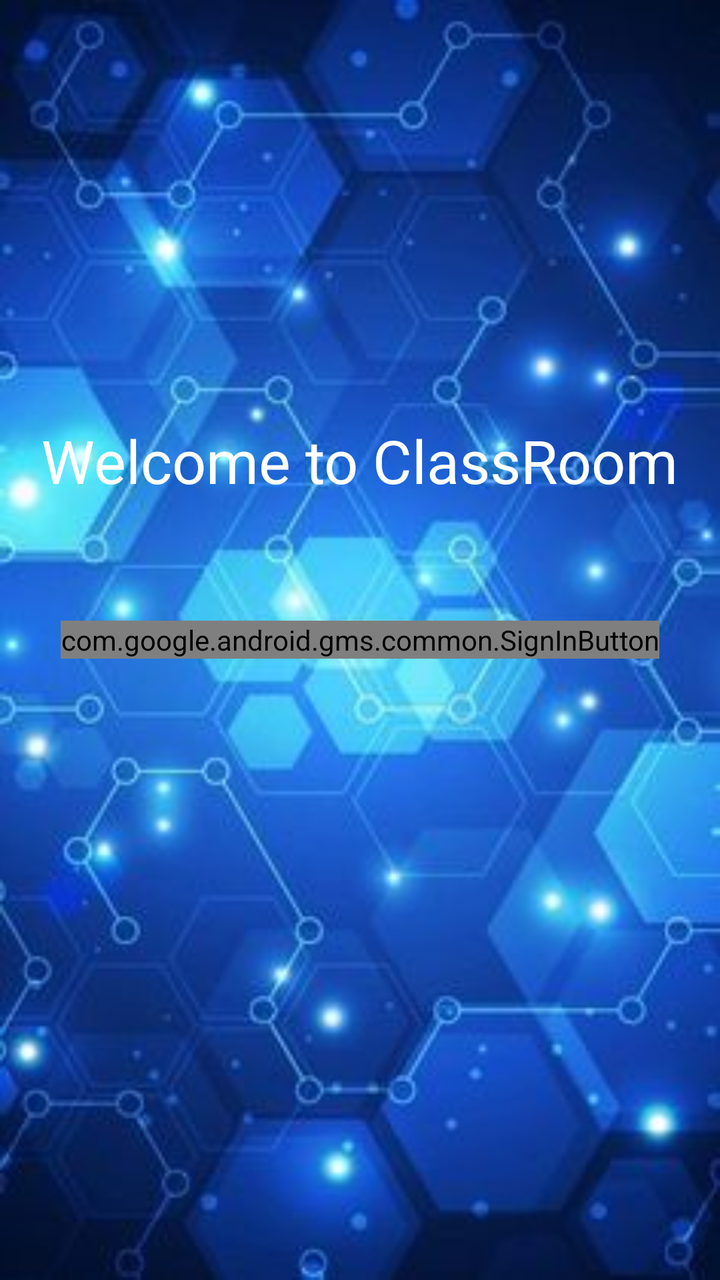
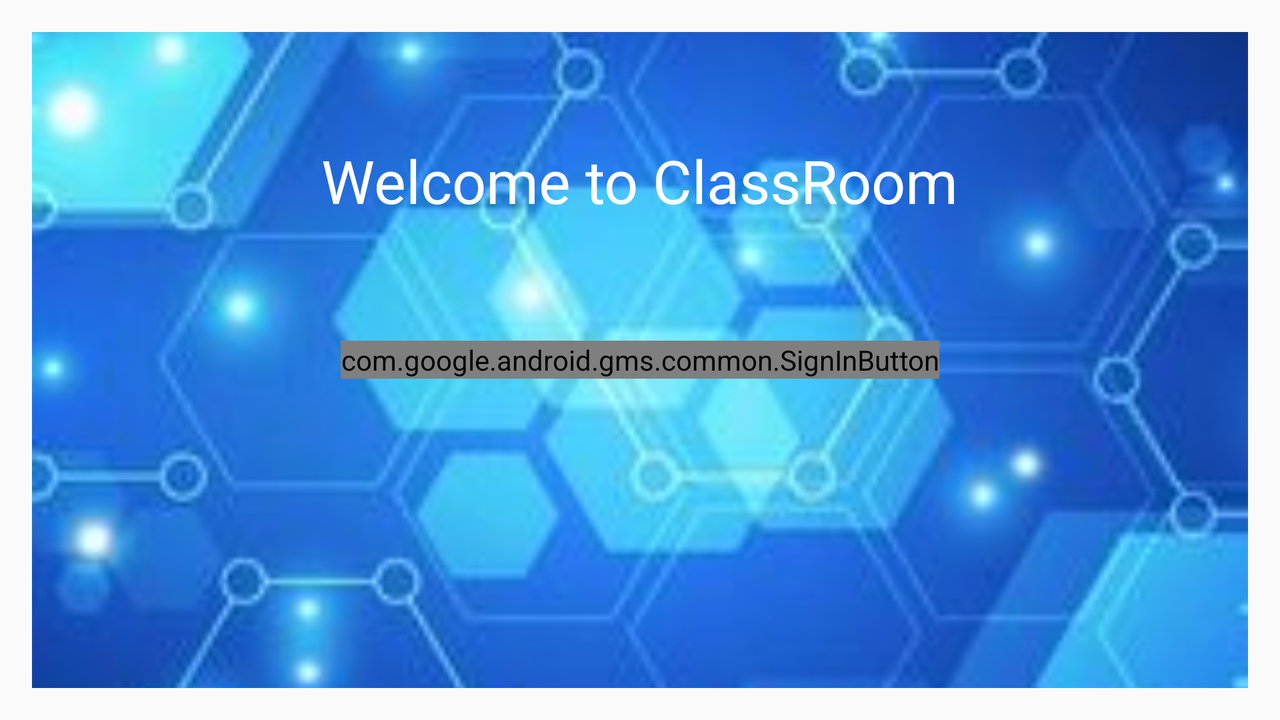

First picture: res/layout/ on a phone held upright. Second picture: the repository's own variant of that layout, on a device whose configuration matches the variant's folder. Source for both follows.
<!-- AndroidManifest.xml: activity theme AppTheme.NoActionBar -->
<!-- res/layout/login.xml -->
<?xml version="1.0" encoding="utf-8"?>
<RelativeLayout xmlns:android="http://schemas.android.com/apk/res/android"
    xmlns:tools="http://schemas.android.com/tools"
    android:id="@+id/activity_main"
    android:layout_width="match_parent"
    android:layout_height="match_parent"
    android:paddingBottom="@dimen/activity_vertical_margin"
    android:paddingLeft="@dimen/activity_horizontal_margin"
    android:paddingRight="@dimen/activity_horizontal_margin"
    android:paddingTop="@dimen/activity_vertical_margin"
    android:background="@drawable/background"
    tools:context=".LoginActivity">

    <com.google.android.gms.common.SignInButton
        android:id="@+id/sign_in_button"
        android:layout_width="wrap_content"
        android:layout_height="wrap_content"
        android:layout_centerInParent="true"
        android:visibility="visible"
        />

    <TextView
        android:id="@+id/name"
        android:layout_width="wrap_content"
        android:layout_height="wrap_content"
        android:layout_above="@+id/sign_in_button"
        android:layout_centerHorizontal="true"
        android:layout_marginBottom="60dp"
        android:text="@string/welcome_to_classroom"
        android:textColor="@color/cardTextColor"
        android:textSize="30sp" />

</RelativeLayout>
<!-- resources referenced by this layout -->
<resources>
  <color name="cardTextColor">#FFFFFF</color>
  <dimen name="activity_horizontal_margin">16dp</dimen>
  <dimen name="activity_vertical_margin">16dp</dimen>
  <!-- drawable background: jpg bitmap (drawable, 18456 bytes) -->
  <string name="welcome_to_classroom">Welcome to ClassRoom</string>
  <style name="AppTheme.NoActionBar">
          <item name="windowActionBar">false</item>
          <item name="windowNoTitle">true</item>
      </style>
</resources>
<!-- res/layout-land/login.xml (the repository's variant of the layout above) -->
<!-- drawn on the phone turned sideways -->
<?xml version="1.0" encoding="utf-8"?>
<RelativeLayout xmlns:android="http://schemas.android.com/apk/res/android"
    xmlns:tools="http://schemas.android.com/tools"
    android:id="@+id/activity_main"
    android:layout_width="match_parent"
    android:layout_height="match_parent"
    android:paddingBottom="@dimen/activity_vertical_margin"
    android:paddingLeft="@dimen/activity_horizontal_margin"
    android:paddingRight="@dimen/activity_horizontal_margin"
    android:paddingTop="@dimen/activity_vertical_margin"
    tools:context=".LoginActivity">

    <ImageView
        android:layout_width="match_parent"
        android:layout_height="match_parent"
        android:adjustViewBounds="true"
        android:padding="0dp"
        android:scaleType="centerCrop"
        android:src="@drawable/background" />


    <com.google.android.gms.common.SignInButton
        android:id="@+id/sign_in_button"
        android:layout_width="wrap_content"
        android:layout_height="wrap_content"
        android:layout_centerInParent="true"
        android:visibility="visible"
        />

    <TextView
        android:id="@+id/name"
        android:layout_width="wrap_content"
        android:layout_height="wrap_content"
        android:layout_above="@+id/sign_in_button"
        android:layout_centerHorizontal="true"
        android:layout_marginBottom="60dp"
        android:text="@string/welcome_to_classroom"
        android:textColor="@color/cardTextColor"
        android:textSize="30sp" />

</RelativeLayout>
